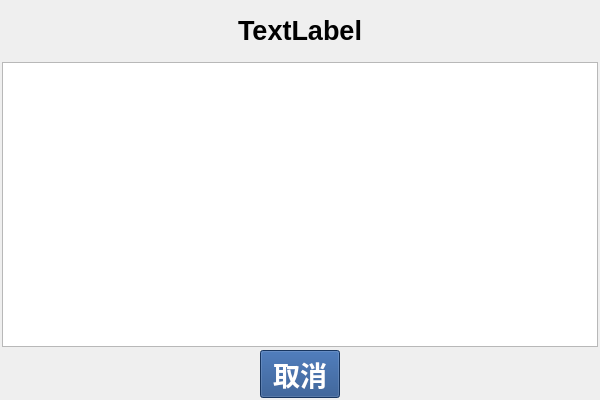
<?xml version="1.0" encoding="UTF-8"?>
<ui version="4.0">
 <class>ComBoBoxSelectDlg</class>
 <widget class="QWidget" name="ComBoBoxSelectDlg">
  <property name="geometry">
   <rect>
    <x>0</x>
    <y>0</y>
    <width>600</width>
    <height>400</height>
   </rect>
  </property>
  <property name="windowTitle">
   <string>Form</string>
  </property>
  <layout class="QVBoxLayout" name="verticalLayout" stretch="1,5,0">
   <property name="spacing">
    <number>3</number>
   </property>
   <property name="leftMargin">
    <number>2</number>
   </property>
   <property name="topMargin">
    <number>2</number>
   </property>
   <property name="rightMargin">
    <number>2</number>
   </property>
   <property name="bottomMargin">
    <number>2</number>
   </property>
   <item>
    <widget class="QLabel" name="title">
     <property name="font">
      <font>
       <pointsize>20</pointsize>
       <weight>75</weight>
       <bold>true</bold>
      </font>
     </property>
     <property name="text">
      <string>TextLabel</string>
     </property>
     <property name="alignment">
      <set>Qt::AlignCenter</set>
     </property>
    </widget>
   </item>
   <item>
    <widget class="QTableWidget" name="itemLayout">
     <property name="styleSheet">
      <string notr="true">selection-background-color: rgb(255, 255, 255);</string>
     </property>
     <property name="editTriggers">
      <set>QAbstractItemView::DoubleClicked</set>
     </property>
     <property name="selectionMode">
      <enum>QAbstractItemView::SingleSelection</enum>
     </property>
     <attribute name="horizontalHeaderVisible">
      <bool>false</bool>
     </attribute>
     <attribute name="verticalHeaderVisible">
      <bool>false</bool>
     </attribute>
    </widget>
   </item>
   <item>
    <layout class="QHBoxLayout" name="horizontalLayout">
     <item>
      <widget class="QPushButton" name="cancel">
       <property name="sizePolicy">
        <sizepolicy hsizetype="Fixed" vsizetype="Preferred">
         <horstretch>0</horstretch>
         <verstretch>0</verstretch>
        </sizepolicy>
       </property>
       <property name="font">
        <font>
         <pointsize>20</pointsize>
         <weight>75</weight>
         <bold>true</bold>
        </font>
       </property>
       <property name="styleSheet">
        <string notr="true">QPushButton
{
	
	background-color: rgb(32, 74, 135);
	
	color: rgb(255, 255, 255);


}

QPushButton::hover
{
	
	color: rgb(245, 121, 0);

}</string>
       </property>
       <property name="text">
        <string>取消</string>
       </property>
       <property name="flat">
        <bool>false</bool>
       </property>
      </widget>
     </item>
    </layout>
   </item>
  </layout>
 </widget>
 <resources/>
 <connections/>
</ui>
